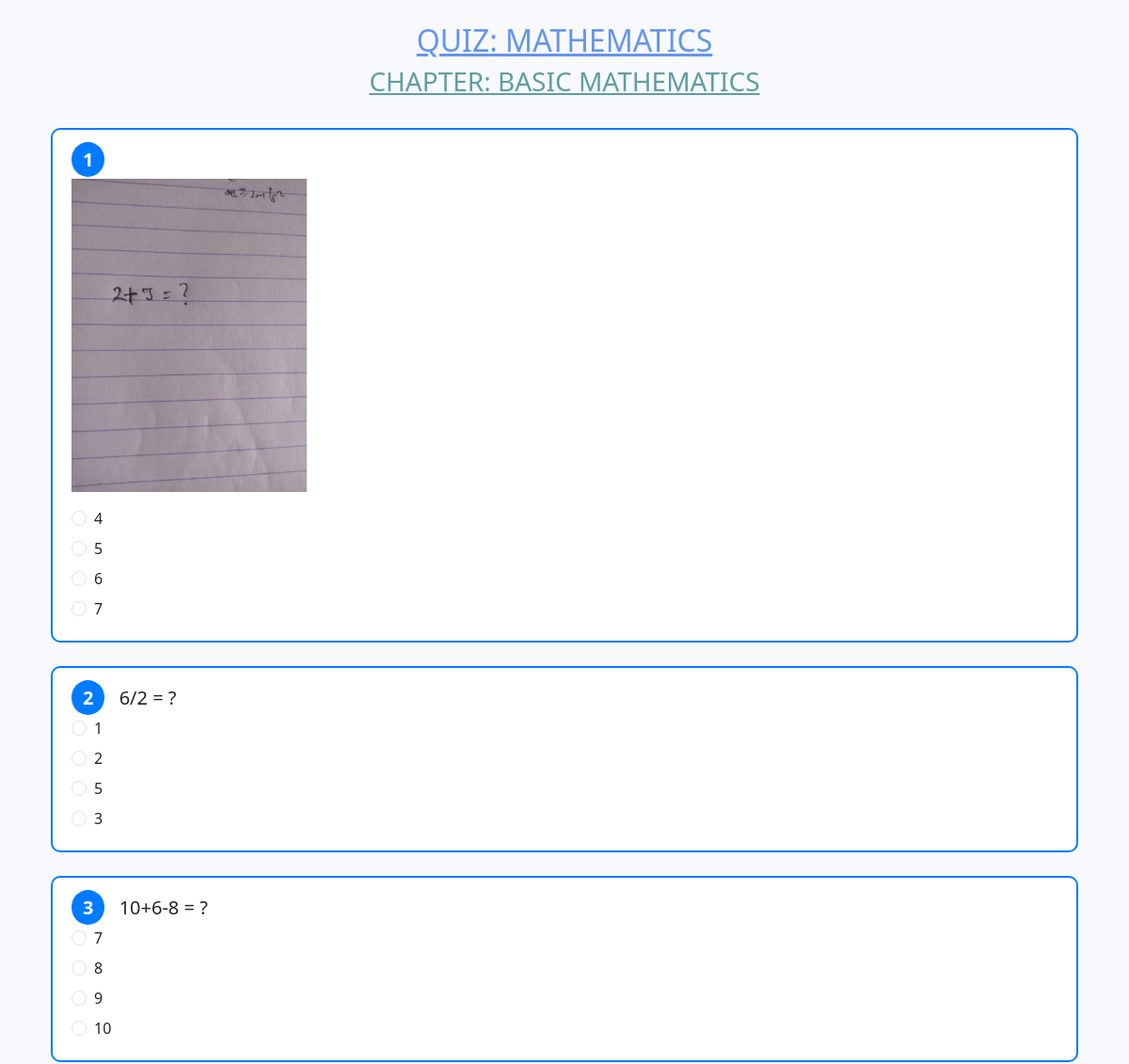
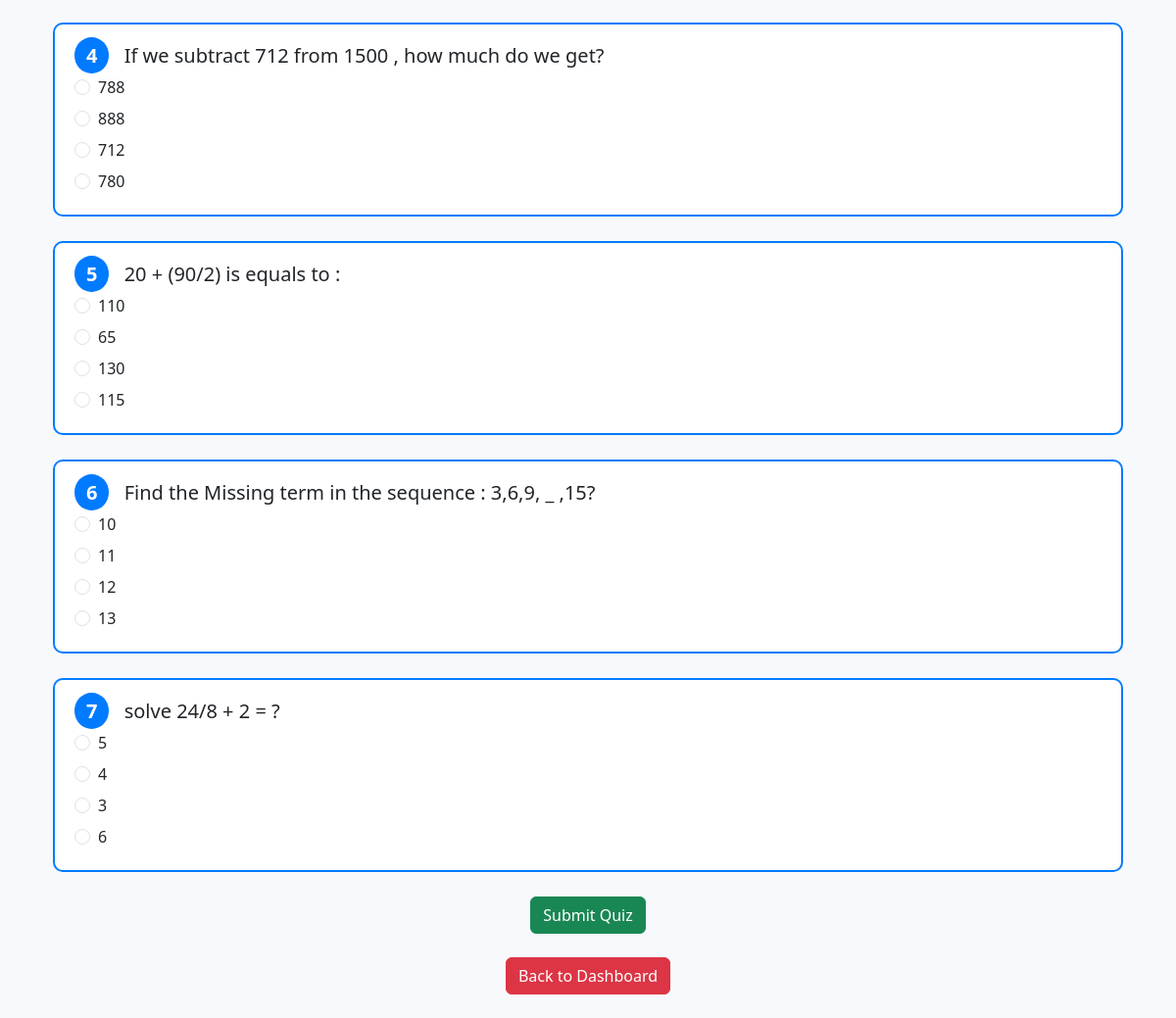
Page /take/quiz/1/1 (signed in) on the committed database (2 pictures, top to bottom).
### app.py (models this page shows)
class Quiz(db.Model):
    id = db.Column(db.Integer , primary_key= True)
    title = db.Column(db.String(100) , nullable = False)
    chapters = db.relationship('Chapter' , backref = 'quiz' , lazy = True)

class Chapter(db.Model):
    id = db.Column(db.Integer , primary_key = True)
    title = db.Column(db.String(50) , nullable = False)
    quiz_id = db.Column(db.Integer , db.ForeignKey('quiz.id') , nullable = False)

class Question(db.Model):
    id = db.Column(db.Integer , primary_key = True)
    quiz_id = db.Column(db.Integer , db.ForeignKey('quiz.id') , nullable = False)
    chapter_id = db.Column(db.Integer , db.ForeignKey('chapter.id') , nullable = False)
    question_statement = db.Column(db.Text , nullable = True)
    question_image = db.Column(db.String(100), nullable=True)  # Optional image
    option_1 = db.Column(db.String(50) , nullable = False)
    option_2 = db.Column(db.String(50) , nullable = False)
    option_3 = db.Column(db.String(50) , nullable = False)
    option_4 = db.Column(db.String(50) , nullable = False)
    correct_option = db.Column(db.Integer , nullable = False)
    quiz = db.relationship('Quiz' , backref='questions')
    chapter = db.relationship('Chapter' , backref='questions')

### app.py (the view, shortened to what this page needs)
@app.route('/take/quiz/<int:quiz_id>/<int:chapter_id>', methods=['GET', 'POST'])
def take_quiz(quiz_id, chapter_id):
    if 'user_id' not in session:
        return redirect('/user/login')
    chapter = Chapter.query.get_or_404(chapter_id)
    questions = Question.query.filter_by(chapter_id=chapter.id).all()
    quiz = Quiz.query.get_or_404(quiz_id)
    return render_template('take_quiz.html', quiz=quiz, chapter=chapter, questions=questions)

### templates/take_quiz.html (shortened to what this page needs)
<!DOCTYPE html>
<html lang="en">
<head>
    <link href="https://cdn.jsdelivr.net/npm/bootstrap@5.3.0/dist/css/bootstrap.min.css" rel="stylesheet">
</head>
<body>
<div class="text-center mt-4">
    <h2><u style="color:cornflowerblue;">QUIZ: {{ quiz.title }}</u></h2>
    <h3><u style="color:cadetblue;">CHAPTER: {{ chapter.title }}</u></h3>
</div>
<div class="container p-4">
    <form method="POST">
        {% for question in questions %}
        <div class="question-card">
            <h5>
                <span class="question-number">{{ loop.index }}</span>
                {{ question.question_statement }}
            </h5>
            {% if question.question_image %}
                <img src="{{ url_for('static', filename='uploads/' + question.question_image) }}" width="250" class="mb-2">
            {% endif %}
            {% for i in range(1, 5) %}
            <div class="form-check mt-2">
                <input class="form-check-input" type="radio" name="q{{ question.id }}" id="q{{ question.id }}_{{ i }}" value="{{ i }}">
                <label class="form-check-label option-label" for="q{{ question.id }}_{{ i }}">
                    {{ question['option_' ~ i] }}
                </label>
            </div>
            {% endfor %}
        </div>
        {% endfor %}
        <div class="text-center">
            <button type="submit" class="btn btn-success">Submit Quiz</button>
        </div>
    </form>
    <div class="text-center mt-4">
        <a href="/user/dashboard" class="btn btn-danger">Back to Dashboard</a>
    </div>
</div>
</body>
</html>

### templates/take_quiz.html (style rules this page uses)
body { background: #f7f9fc; }
.question-card { border: 2px solid #007bff; border-radius: 10px; padding: 20px; margin-bottom: 25px; background: #ffffff; transition: transform 0.2s, box-shadow 0.2s; }
.question-number { background: #007bff; color: white; padding: 5px 12px; border-radius: 50%; font-weight: bold; margin-right: 10px; }
.option-label { cursor: pointer; }

### rows in the picture
Quiz: title "MATHEMATICS"
Chapter: title "BASIC MATHEMATICS"
Question: question_image (picture), option_1 "4" "5" "6" "7"
Question: question_statement "6/2 = ?", option_1 "1" "2" "5" "3"
Question: question_statement "10+6-8 = ?", option_1 "7" "8" "9" "10"
Question: question_statement "If we subtract 712 from 1500 , how much do we get?", option_1 "788" "888" "712" "780"
Question: question_statement "20 + (90/2) is equals to :", option_1 "110" "65" "130" "115"
Question: question_statement "Find the Missing term in the sequence : 3,6,9, _ ,15?", option_1 "10" "11" "12" "13"
Question: question_statement "solve 24/8 + 2 = ?", option_1 "5" "4" "3" "6"
